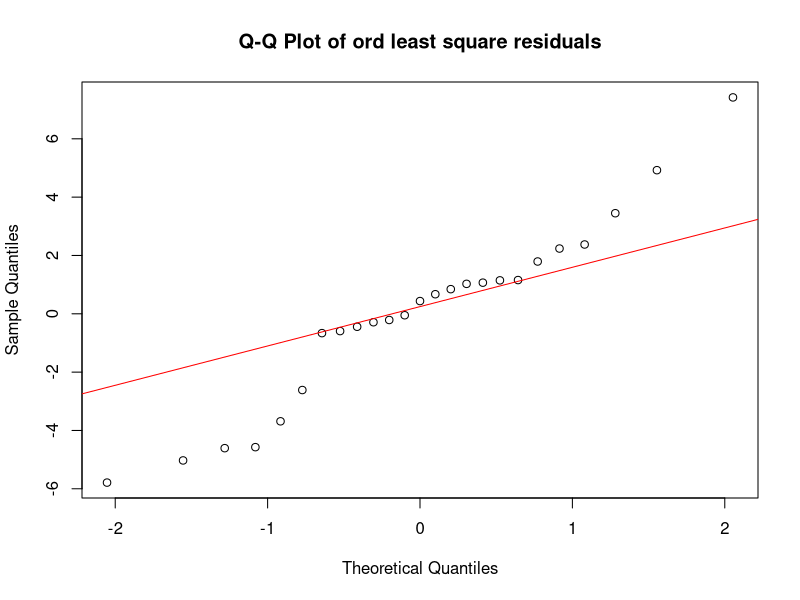
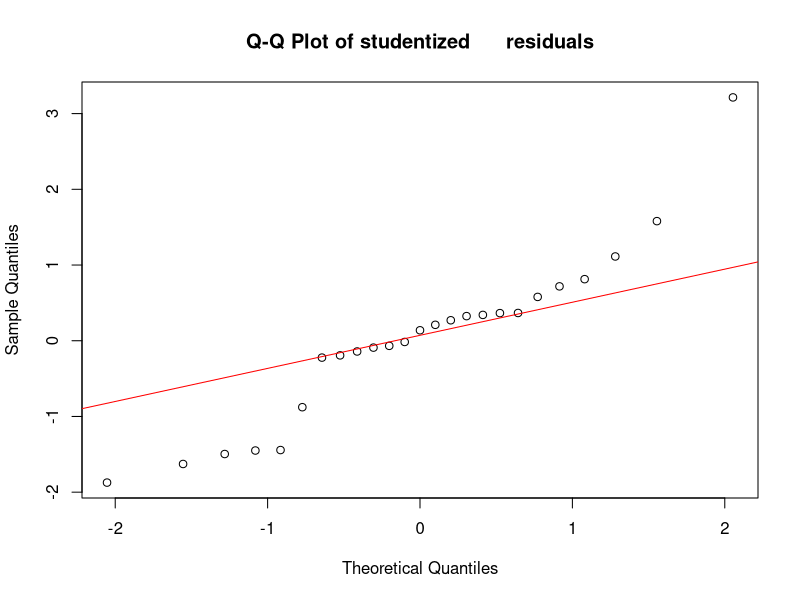
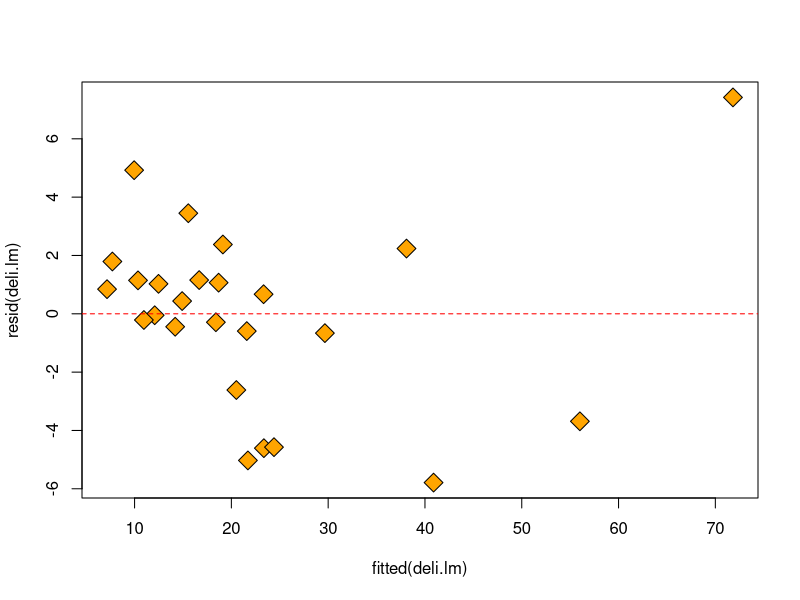
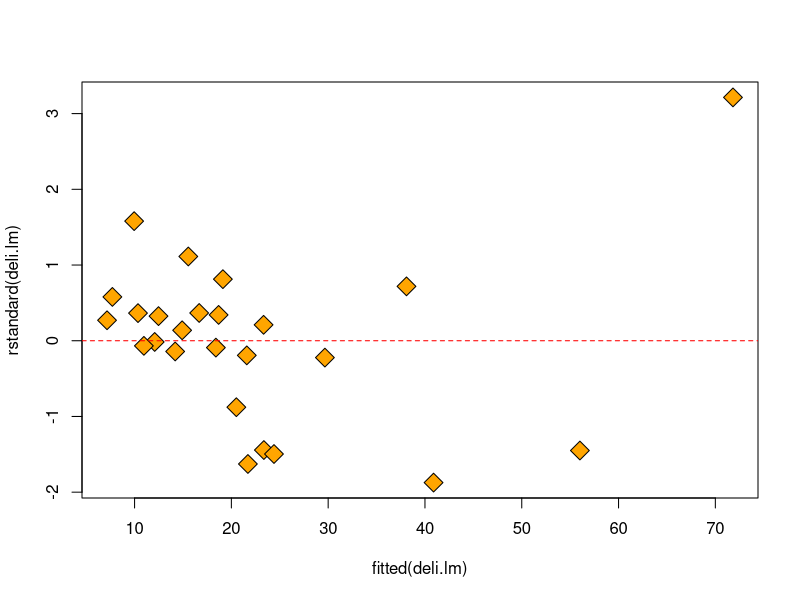
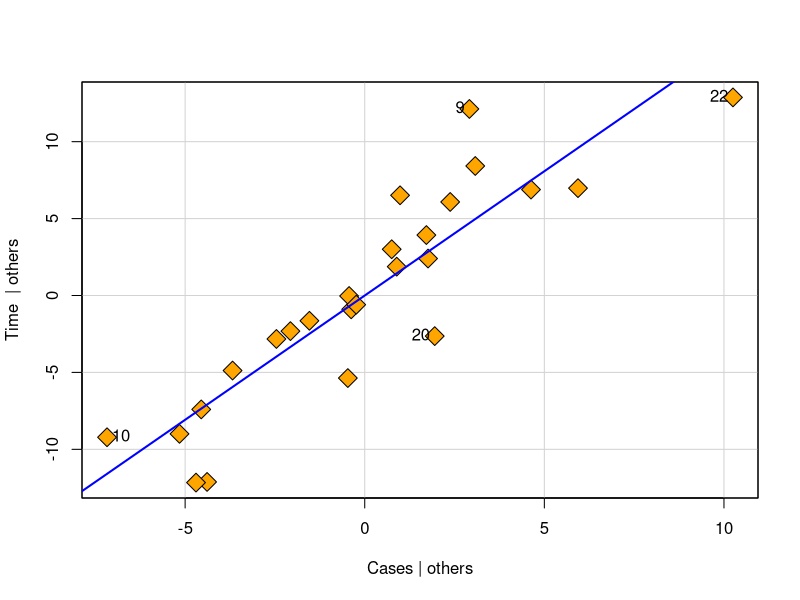
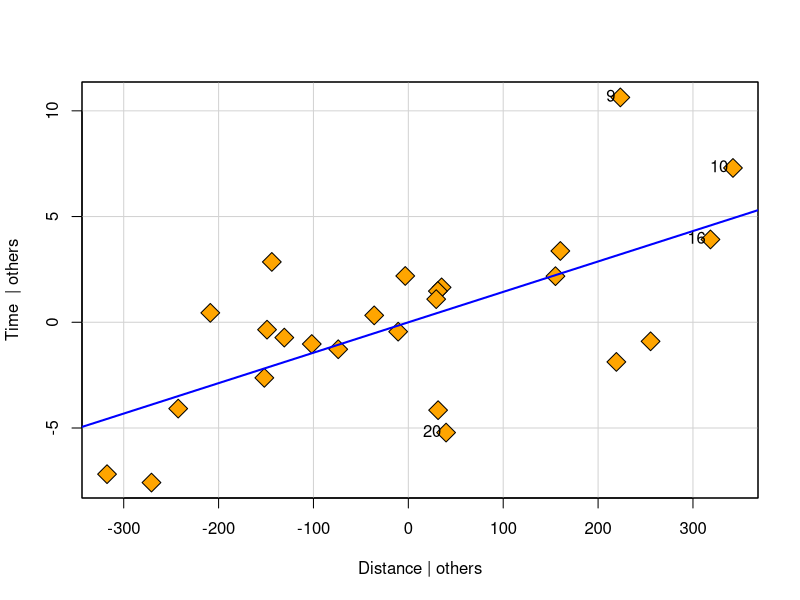

Source code (R) for these figures, in order: (Note: this script raises an error after producing the figures.)
	install.packages('car');
	library(car);

	deli_data = read.table('delivery.data', sep=',', header=F);
	names(deli_data) = c('Time','Cases', 'Distance');
	attach(deli_data);

	n = nrow(deli_data);

	deli.lm= lm(Time ~ Cases + Distance, data=deli_data);	
	
	influence(deli.lm);

	infl = influence.measures(deli.lm);

	# residuals e = y^ - y
	e = resid(deli.lm);
	
	# studentized residuals: ri = ei / (sqrt(MSE*(1-hii))
	r = rstandard(deli.lm);

	# R-student ti = ei / (sqrt(S(i)^2*(1-hii))
	t = rstudent(deli.lm);

	# diagonal values of the hat matrix H
	hii = hatvalues(deli.lm);

	# 3 residuals matrix
	res = cbind(e,r,t);
	cbind(infl$infmat, res);
	
	# fig 4.2, 
	qqnorm(e, main = "Q-Q Plot of ord least square residuals"); qqline(e, col = 'red');
	qqnorm(r, main = "Q-Q Plot of studentized      residuals"); qqline(r, col = 'red');

	# fig 4.4
	plot(fitted(deli.lm), resid(deli.lm), pch=23, bg='orange', cex=2);
	abline(h=0,lty=2,col="red")

	plot(fitted(deli.lm), rstandard(deli.lm), pch=23, bg='orange', cex=2);
	abline(h=0,lty=2,col="red")


	# Fig 4.7 - Partial regression plots (i.e. added variable plots)
	avPlots(deli.lm, 'Cases', pch=23,bg='orange', cex=2);
	avPlots(deli.lm, 'Distance', pch=23,bg='orange', cex=2);

	plot(dfbetas(m422)[,'x1'], pch=23, bg='orange', cex=2, ylab="DFBETA (x1)");
	plot(dfbetas(m422)[,'x3'], pch=23, bg='orange', cex=2, ylab="DFBETA (x3)");
	par(mfrow=c(1,2));
	plot(dfbetas(m422)[,'x2'], pch=23, bg='orange', cex=2, ylab="DFBETA (x2)");
	plot(dfbetas(m422)[,'x4'], pch=23, bg='orange', cex=2, ylab="DFBETA (x4)");

	plot(dffits(m422), pch=23, bg='orange', cex=2, ylab="DFFITS");

	plot(cooks.distance(m422), pch=23,bg='orange', cex=2, ylab="Cook's distance");

	# Bonferroni outlier test
	outlierTest(m422);
	influence.measures(m422);

	subs = c(1,seq(3,25));
	b14b = b14[subs,];
	m422b=lm(y ~ x1+x2+x3+x4, data=b14b);
	# old model 
	m422;
	# new model - without observation 2

	m422b;
	plot(m422b, pch=23 ,bg='orange',cex=2);

	par(mfrow=c(1,2));
	plot(dfbetas(m422b)[,'x2'], pch=23, bg='orange', cex=2, ylab="DFBETA (x2)");
	plot(dfbetas(m422b)[,'x4'], pch=23, bg='orange', cex=2, ylab="DFBETA (x4)");

	par(mfrow=c(1,1));
	plot(dffits(m422b), pch=23, bg='orange', cex=2, ylab="DFFITS");
	plot(cooks.distance(m422b), pch=23,bg='orange', cex=2, ylab="Cook's distance");

	# Bonferroni outlier test
	outlierTest(m422b);

	#All the influence measures
	influence.measures(m422b);

	res = resid(m422b);

	plot(predict(m422b), resid(m422b), pch=23,bg='orange', cex=2);
	par(mfrow=c(1,2));
	plot(predict(m422b), rstandard(m422b), pch=23,bg='orange', cex=1);
	plot(predict(m422b), rstudent(m422b), pch=23,bg='orange', cex=1);
	

	m516b=lm(log(y) ~ x1+x2+x3+x4, data=b14b);
	# model m516b- without obs 2 and use log transformation on y
	m516b
	plot(m516b, pch=23 ,bg='orange',cex=2);

	par(mfrow=c(1,2));
	plot(dfbetas(m516b)[,'x2'], pch=23, bg='orange', cex=2, ylab="DFBETA (x2)");
	plot(dfbetas(m516b)[,'x4'], pch=23, bg='orange', cex=2, ylab="DFBETA (x4)");

	par(mfrow=c(1,2));
	plot(dfbetas(m516b)[,'x1'], pch=23, bg='orange', cex=2, ylab="DFBETA (x1)");
	plot(dfbetas(m516b)[,'x3'], pch=23, bg='orange', cex=2, ylab="DFBETA (x3)");

	par(mfrow=c(1,1));
	plot(dffits(m516b), pch=23, bg='orange', cex=2, ylab="DFFITS");
	plot(cooks.distance(m516b), pch=23,bg='orange', cex=2, ylab="Cook's distance");

	# Bonferroni outlier test
	outlierTest(m516b);

	#All the influence measures
	influence.measures(m516b);

	res = resid(m516b);

	par(mfrow=c(1,2));
	avPlots(m516b, 'x3', pch=23,bg='orange', cex=2);
	avPlots(m516b, 'x4', pch=23,bg='orange', cex=2);

	#Hat values
	plot(hatvalues(m516b), pch=23, bg='orange', cex=2, ylab='Hat values');

	#Component+residual plots
	par(mfrow=c(1,2));
	crPlots(m516b, 'x1', pch=19, cex=2);
	crPlots(m516b, 'x2', pch=19, cex=2);

	par(mfrow=c(1,2));
	crPlots(m516b, 'x3', pch=19, cex=2);
	crPlots(m516b, 'x4', pch=19, cex=2);


	# Now using log transformation both repressors and response variables.
	m516c=lm(log(y) ~ log(x1)+log(x2)+log(x3)+log(x4), data=b14b);
	m516c
	plot(m516c, pch=23 ,bg='orange',cex=2);

	# Bonferroni outlier test
	outlierTest(m516c);

	#All the influence measures
	influence.measures(m516c);




